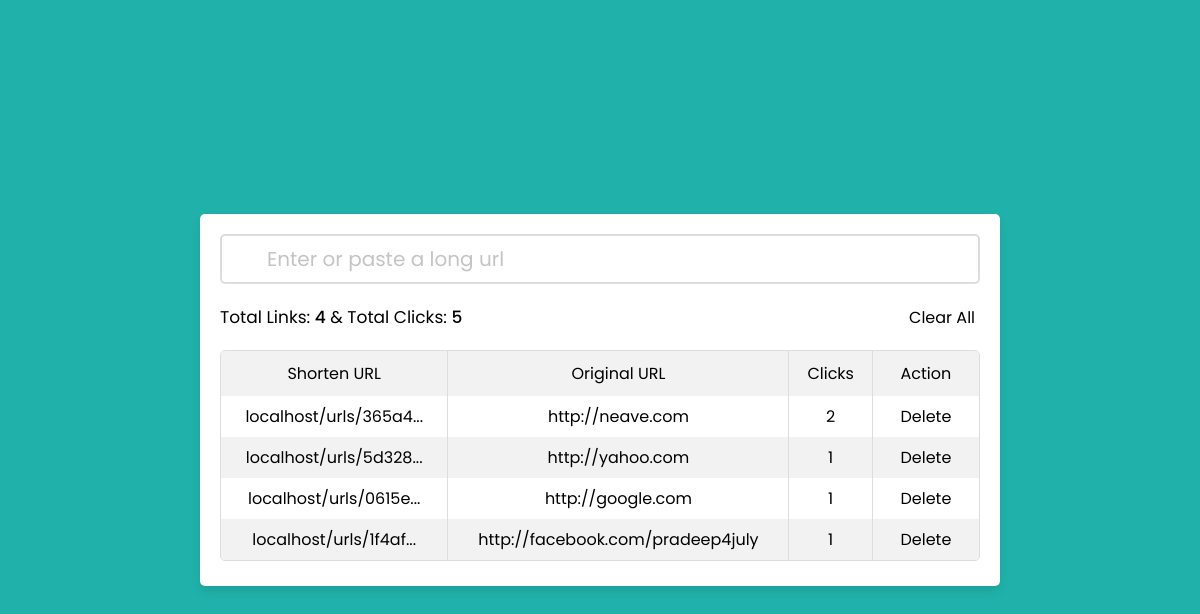
/login_.php, run on the app's committed database.
### tables this page shows
CREATE TABLE `url` (
  `id` int(11) NOT NULL,
  `users_id` int(11) NOT NULL,
  `shorten_url` varchar(200) NOT NULL,
  `full_url` varchar(1000) NOT NULL,
  `clicks` int(11) NOT NULL
);

### config.php (called while the page is built, shortened)
<?php
    $domain = "localhost/urls/";
?>

### login_.php (the view, shortened to what this page needs)
<?php
  include "php/config.php";
?>
<!DOCTYPE html>
<html lang="en">
<head>
  <link rel="stylesheet" href="style.css">
  <link rel="stylesheet" href="https://unicons.iconscout.com/release/v3.0.6/css/line.css">
</head>
<body>
  <div class="wrapper">
    <form action="#" autocomplete="off">
      <input type="text" spellcheck="false" name="full_url" placeholder="Enter or paste a long url" required>
    </form>
    <?php
      $sql2 = mysqli_query($conn, "SELECT * FROM url ORDER BY id DESC");
      if(mysqli_num_rows($sql2) > 0){;
        ?>
          <div class="statistics">
            <?php
              $sql3 = mysqli_query($conn, "SELECT COUNT(*) FROM url");
              $res = mysqli_fetch_assoc($sql3);
              $sql4 = mysqli_query($conn, "SELECT clicks FROM url");
              $total = 0;
              while($count = mysqli_fetch_assoc($sql4)){
                $total = $count['clicks'] + $total;
              }
            ?>
            <span>Total Links: <span><?php echo end($res) ?></span> & Total Clicks: <span><?php echo $total ?></span></span>
            <a href="php/delete.php?delete=all">Clear All</a>
        </div>
        <div class="urls-area">
          <div class="title">
            <li>Shorten URL</li>
            <li>Original URL</li>
            <li>Clicks</li>
            <li>Action</li>
          </div>
          <?php
            while($row = mysqli_fetch_assoc($sql2)){
              ?>
                <div class="data">
                <li>
                  <a href="<?php echo $domain.$row['shorten_url'] ?>" target="_blank">
                  <?php
                    if($domain.strlen($row['shorten_url']) > 50){
                      echo $domain.substr($row['shorten_url'], 0, 50) . '...';
                    }else{
                      echo $domain.$row['shorten_url'];
                    }
                  ?>
                  </a>
                </li>
                <li>
                  <?php
                    if(strlen($row['full_url']) > 60){
                      echo substr($row['full_url'], 0, 60) . '...';
                    }else{
                      echo $row['full_url'];
                    }
                  ?>
                </li>
                <li><?php echo $row['clicks'] ?></li>
                <li><a href="php/delete.php?id=<?php echo $row['shorten_url'] ?>">Delete</a></li>
              </div>
              <?php
            }
          ?>
      </div>
        <?php
      }
    ?>
  </div>
</body>
</html>

### style.css (style rules this page uses)
html,body { background: #20B2AA; font-family: 'Poppins', sans-serif; }
* { margin: 0; padding: 0; box-sizing: border-box; text-decoration: none; font-family: 'Poppins', sans-serif; }
body { display: flex; align-items: center; justify-content: center; min-height: 100vh; background: #20B2AA; padding: 0 10px; }
.wrapper { background: #fff; padding: 20px; width: 800px; border-radius: 5px; box-shadow: 0px 5px 10px rgba(0,0,0,0.1); }
.wrapper form { height: 50px; width: 100%; display: flex; position: relative; align-items: center; }
form input { height: 100%; width: 100%; outline: none; padding: 0 120px 0 45px; font-size: 20px; caret-color: #20B2AA; border: 2px solid #ddd; border-radius: 5px; transition: all 0.1s ease; }
form input::placeholder { color: #c4c4c4; }
.wrapper a { color: #000; }
.wrapper .statistics { margin: 20px 0; display: flex; padding-right: 5px; align-items: center; justify-content: space-between; }
.statistics span { font-size: 17px; }
.statistics span span { font-weight: 500; }
.wrapper .urls-area { border: 1px solid #ddd; border-radius: 5px; margin-bottom: 5px; max-height: 400px; overflow-y: scroll; }
.urls-area :is(.title, .data) { display: flex; width: 100%; justify-content: space-between; }
.urls-area li { width: 100%; list-style: none; border-right: 1px solid #ddd; }
.urls-area li:last-child { border-right: 0px; }
.urls-area .title li { text-align: center; background: #f2f2f2; padding: 10px 0; }
.urls-area .data li { padding: 8px 10px; display: flex; align-items: center; justify-content: center; word-break: break-all; }
.urls-area .data li:last-child a { height: 100%; width: 100%; display: flex; align-items: center; justify-content: center; }
.urls-area .data:nth-child(odd) { background: #f2f2f2; }
.urls-area li:nth-child(1) { max-width: 30%; }
.urls-area li:nth-child(2) { max-width: 45%; }
.urls-area li:nth-child(3) { max-width: 11%; }
.urls-area li:nth-child(4) { max-width: 14%; }

### data on the page
url: shorten_url "365a4", full_url "http://neave.com", clicks "2"
url: shorten_url "5d328", full_url "http://yahoo.com", clicks "1"
url: shorten_url "0615e", full_url "http://google.com", clicks "1"
url: shorten_url "1f4af", full_url "http://facebook.com/pradeep4july", clicks "1"

### other printed values
end($res) "4"
$total "5"
